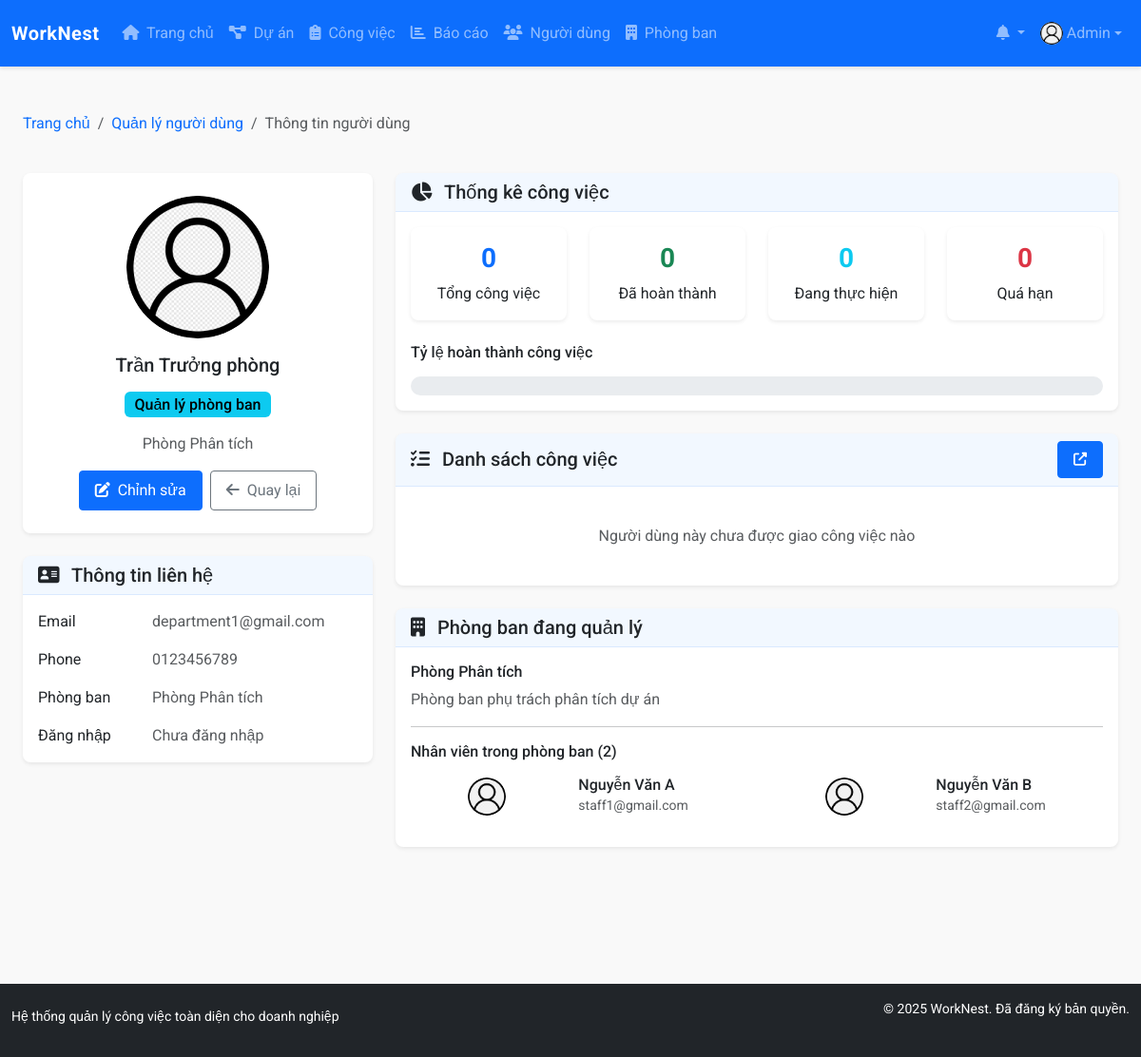
Page /modules/users/view.php?id=3 (signed in) on the committed database.
### tables this page shows
CREATE TABLE `users` (
  `id` int NOT NULL,
  `name` varchar(100) NOT NULL,
  `email` varchar(100) NOT NULL,
  `password` varchar(255) NOT NULL,
  `role` enum('admin','project_manager','department_manager','staff') NOT NULL DEFAULT 'staff',
  `department_id` int DEFAULT NULL,
  `phone` varchar(20) DEFAULT NULL,
  `avatar` varchar(255) DEFAULT 'assets/images/avatar-default.png',
  `created_at` datetime NOT NULL DEFAULT CURRENT_TIMESTAMP,
  `updated_at` datetime DEFAULT NULL ON UPDATE CURRENT_TIMESTAMP,
  `last_login` datetime DEFAULT NULL
);

CREATE TABLE `departments` (
  `id` int NOT NULL,
  `name` varchar(100) NOT NULL,
  `description` text,
  `manager_id` int DEFAULT NULL,
  `created_at` datetime NOT NULL DEFAULT CURRENT_TIMESTAMP,
  `updated_at` datetime DEFAULT NULL ON UPDATE CURRENT_TIMESTAMP
);

### modules/users/view.php (the view, shortened to what the rows shown need)
<?php
require_once '../../config/config.php';
$user_id = (int)$_GET['id'];
$sql = "SELECT u.*, d.name as department_name
        FROM users u
        LEFT JOIN departments d ON u.department_id = d.id
        WHERE u.id = $user_id";
$result = query($sql);
$user = fetch_array($result);
$managed_department = null;
if ($user['role'] == 'department_manager') {
    $department_sql = "SELECT * FROM departments WHERE manager_id = $user_id";
    $department_result = query($department_sql);
    if (num_rows($department_result) > 0) {
        $managed_department = fetch_array($department_result);
        $dept_id = $managed_department['id'];
        $staff_sql = "SELECT id, name, email, phone, avatar FROM users WHERE department_id = $dept_id AND id != $user_id";
        $staff_result = query($staff_sql);
        $department_staff = [];
        while ($staff = fetch_array($staff_result)) {
            $department_staff[] = $staff;
        }
        $managed_department['staff'] = $department_staff;
    }
}
include_once '../../templates/header.php';
?>
<div class="container-fluid py-4">
    <div class="row">
        <div class="col-md-4">
            <div class="card mb-4">
                <div class="card-body text-center pt-4">
                    <img src="<?php echo BASE_URL . $user['avatar']; ?>" alt="Avatar" class="rounded-circle img-fluid" style="width: 150px; height: 150px; object-fit: cover;">
                    <h5 class="my-3"><?php echo $user['name']; ?></h5>
                    <?php
                    $role_badge_class = 'secondary';
                    $role_text = 'Không xác định';
                    switch ($user['role']) {
                        case 'department_manager':
                            $role_badge_class = 'info';
                            $role_text = 'Quản lý phòng ban';
                            break;
                    }
                    ?>
                    <span class="badge bg-<?php echo $role_badge_class; ?> mb-3"><?php echo $role_text; ?></span>
                    <p class="text-muted mb-1"><?php echo $user['department_name'] ?? 'Chưa phân công phòng ban'; ?></p>
                    <div class="d-flex justify-content-center mb-2 mt-3">
                        <?php if (has_permission('admin') || $_SESSION['user_id'] == $user_id): ?>
                        <a href="edit.php?id=<?php echo $user['id']; ?>" class="btn btn-primary me-2">
                        </a>
                        <?php endif; ?>
                        <a href="index.php" class="btn btn-outline-secondary">
                        </a>
                    </div>
                </div>
            </div>
            <div class="card mb-4">
                <div class="card-body">
                    <div class="row mb-3">
                        <div class="col-sm-8">
                            <p class="text-muted mb-0"><?php echo $user['email']; ?></p>
                        </div>
                    </div>
                    <div class="row mb-3">
                        <div class="col-sm-8">
                            <p class="text-muted mb-0"><?php echo $user['phone'] ?: 'Chưa cập nhật'; ?></p>
                        </div>
                    </div>
                    <div class="row mb-3">
                        <div class="col-sm-8">
                            <p class="text-muted mb-0"><?php echo $user['department_name'] ?: 'Chưa phân công'; ?></p>
                        </div>
                    </div>
                </div>
            </div>
        </div>
        <div class="col-md-8">
            <?php if ($managed_department): ?>
            <div class="card mb-4">
                <div class="card-header">
                    <h5 class="mb-0"><i class="fas fa-building me-2"></i> Phòng ban đang quản lý</h5>
                </div>
                <div class="card-body">
                    <h6><?php echo $managed_department['name']; ?></h6>
                    <p class="text-muted"><?php echo $managed_department['description']; ?></p>
                    <hr>
                    <h6 class="mb-3">Nhân viên trong phòng ban (<?php echo count($managed_department['staff']); ?>)</h6>
                    <?php if (empty($managed_department['staff'])): ?>
                    <p class="text-muted">Không có nhân viên nào trong phòng ban</p>
                    <?php else: ?>
                    <div class="row">
                        <?php foreach ($managed_department['staff'] as $staff): ?>
                        <div class="col-md-6 mb-3">
                            <div class="d-flex align-items-center justify-content-evenly">
                                <img src="<?php echo BASE_URL . $staff['avatar']; ?>" alt="Avatar" class="rounded-circle me-3" style="width: 40px; height: 40px; object-fit: cover;">
                                <div>
                                    <h6 class="mb-0"><?php echo $staff['name']; ?></h6>
                                    <small class="text-muted"><?php echo $staff['email']; ?></small>
                                </div>
                            </div>
                        </div>
                        <?php endforeach; ?>
                    </div>
                    <?php endif; ?>
                </div>
            </div>
            <?php endif; ?>
        </div>
    </div>
</div>
<?php
include_once '../../templates/footer.php';
?>

### templates/header.php (shortened to what the rows shown need)
<!DOCTYPE html>
<html lang="vi">
<head>
    <link href="https://cdn.jsdelivr.net/npm/bootstrap@5.3.0-alpha1/dist/css/bootstrap.min.css" rel="stylesheet">
    <link rel="stylesheet" href="https://cdnjs.cloudflare.com/ajax/libs/font-awesome/6.4.0/css/all.min.css">
    <link rel="stylesheet" href="<?php echo BASE_URL; ?>assets/css/style.css">
</head>
<body>
    <?php if (is_logged_in()): ?>
        <nav class="navbar navbar-expand-lg navbar-dark bg-primary sticky-top">
            <div class="container-fluid">
                <a class="navbar-brand d-flex align-items-center justify-content-evenly" href="<?php echo BASE_URL; ?>">
                    <span class="fw-bold">WorkNest</span>
                </a>
                <div class="collapse navbar-collapse" id="navbarNav">
                    <ul class="navbar-nav me-auto">
                        <li class="nav-item">
                            <a class="nav-link" href="<?php echo BASE_URL; ?>">
                                <i class="fas fa-home me-1"></i> Trang chủ
                            </a>
                        </li>
                        <?php if (has_permission('project_manager') || has_permission('department_manager')): ?>
                            <li class="nav-item">
                                <a class="nav-link" href="<?php echo BASE_URL; ?>modules/projects/">
                                    <i class="fas fa-project-diagram me-1"></i> Dự án
                                </a>
                            </li>
                        <?php endif; ?>
                        <li class="nav-item">
                            <a class="nav-link" href="<?php echo BASE_URL; ?>modules/tasks/">
                                <i class="fas fa-clipboard-list me-1"></i> Công việc
                            </a>
                        </li>
                        <?php if (has_permission('project_manager') || has_permission('department_manager')): ?>
                            <li class="nav-item">
                                <a class="nav-link" href="<?php echo BASE_URL; ?>modules/reports/">
                                    <i class="fas fa-chart-bar me-1"></i> Báo cáo
                                </a>
                            </li>
                        <?php endif; ?>
                        <?php if (has_permission('admin')): ?>
                            <li class="nav-item">
                                <a class="nav-link" href="<?php echo BASE_URL; ?>modules/users/">
                                    <i class="fas fa-users me-1"></i> Người dùng
                                </a>
                            </li>
                            <li class="nav-item">
                                <a class="nav-link" href="<?php echo BASE_URL; ?>modules/departments/">
                                    <i class="fas fa-building me-1"></i> Phòng ban
                                </a>
                            </li>
                        <?php endif; ?>
                    </ul>
                    <ul class="navbar-nav">
                        <li class="nav-item dropdown">
                            <a class="nav-link dropdown-toggle position-relative" href="#" id="notificationsDropdown"
                                role="button" data-bs-toggle="dropdown" aria-expanded="false">
                                <i class="fas fa-bell"></i>
                            </a>
                        </li>
                        <li class="nav-item dropdown">
                            <a class="nav-link dropdown-toggle d-flex align-items-center justify-content-evenly" href="#" id="userDropdown"
                                role="button" data-bs-toggle="dropdown" aria-expanded="false">
                                <?php
                                $current_user_id = $_SESSION['user_id'];
                                $user_sql = "SELECT * FROM users WHERE id = $current_user_id";
                                $user_result = query($user_sql);
                                $user_data = fetch_array($user_result);
                                ?>
                                <img src="<?php echo BASE_URL . $user_data['avatar']; ?>" class="rounded-circle me-1"
                                    alt="Avatar" style="width: 24px; height: 24px; object-fit: cover;">
                                <span class="d-none d-lg-inline-block"><?php echo $user_data['name']; ?></span>
                            </a>
                        </li>
                    </ul>
                </div>
            </div>
        </nav>
    <?php endif; ?>
    <div class="container-fluid mt-4 pb-5">

### rows in the picture
users: avatar (placeholder picture), name "Admin"
users: avatar (placeholder picture), name "Trần Trưởng phòng", role "Quản lý phòng ban", department.name "Phòng Phân tích", email "department1@gmail.com", phone "0123456789"
departments: name "Phòng Phân tích", description "Phòng ban phụ trách phân tích dự án"
users: avatar (placeholder picture), name "Nguyễn Văn A", email "staff1@gmail.com"
users: avatar (placeholder picture), name "Nguyễn Văn B", email "staff2@gmail.com"

### other values in the picture
$total_tasks "0"
$completed_tasks "0"
$pending_tasks "0"
$overdue_tasks "0"
count($managed_department['staff']) "2"
